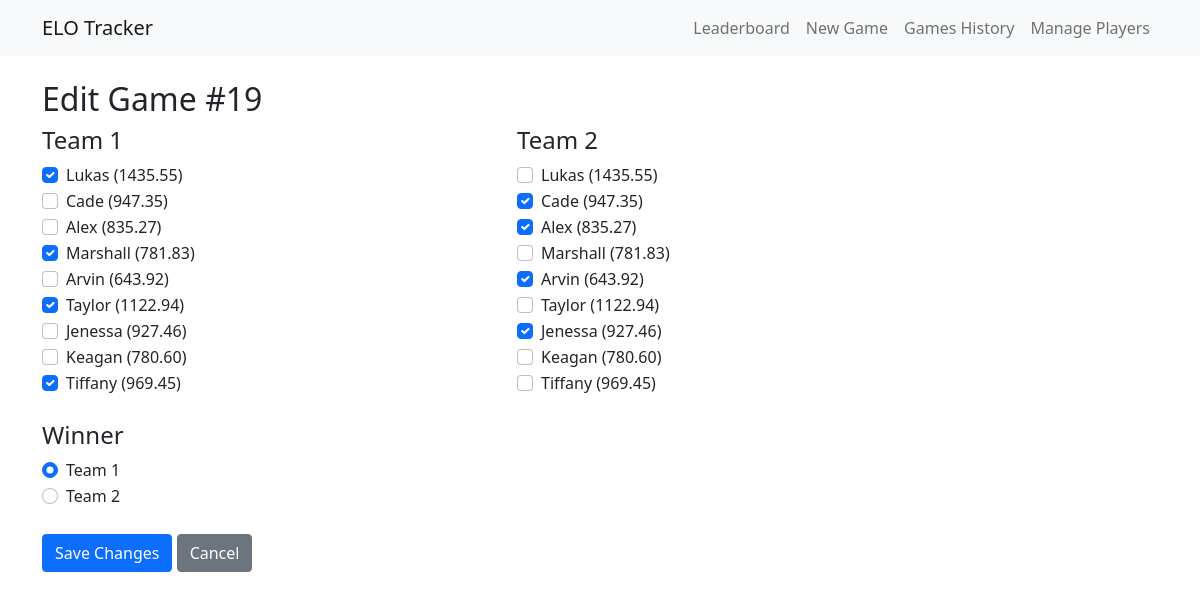
The page /edit_game/19 on the database its author committed.
### models.py (models this page shows)
class Game(db.Model):
    id = db.Column(db.Integer, primary_key=True)
    date = db.Column(db.DateTime, default=datetime.utcnow)
    team1_players = db.Column(db.String(200))  # Store as comma-separated player IDs
    team2_players = db.Column(db.String(200))
    winner = db.Column(db.Integer)  # 1 or 2
    sequence = db.Column(db.Integer)  # To track game order for recalculation

class Player(db.Model):
    id = db.Column(db.Integer, primary_key=True)
    name = db.Column(db.String(80), unique=True, nullable=False)
    elo = db.Column(db.Float, default=1000)
    starting_elo = db.Column(db.Float, default=1000)

### app.py (the view, shortened to what this page needs)
@app.route('/edit_game/<int:game_id>', methods=['GET', 'POST'])
def edit_game(game_id):
    game = Game.query.get_or_404(game_id)
    players = Player.query.all()
    team1_ids = game.team1_players.split(',')
    team2_ids = game.team2_players.split(',')
    return render_template('edit_game.html',
                          game=game,
                          players=players,
                          team1_ids=team1_ids,
                          team2_ids=team2_ids)

### templates/edit_game.html
{% extends "base.html" %}
{% block content %}
<h2>Edit Game #{{ game.sequence }}</h2>
<form method="POST">
    <div class="row">
        <div class="col-md-5">
            <h4>Team 1</h4>
            {% for player in players %}
            <div class="form-check">
                <input class="form-check-input" type="checkbox" name="team1" value="{{ player.id }}" id="team1_{{ player.id }}"
                       {% if player.id|string in team1_ids %}checked{% endif %}>
                <label class="form-check-label" for="team1_{{ player.id }}">
                    {{ player.name }} ({{ "%.2f"|format(player.elo) }})
                </label>
            </div>
            {% endfor %}
        </div>
        <div class="col-md-5">
            <h4>Team 2</h4>
            {% for player in players %}
            <div class="form-check">
                <input class="form-check-input" type="checkbox" name="team2" value="{{ player.id }}" id="team2_{{ player.id }}"
                       {% if player.id|string in team2_ids %}checked{% endif %}>
                <label class="form-check-label" for="team2_{{ player.id }}">
                    {{ player.name }} ({{ "%.2f"|format(player.elo) }})
                </label>
            </div>
            {% endfor %}
        </div>
    </div>
    <div class="mt-4">
        <h4>Winner</h4>
        <div class="form-check">
            <input class="form-check-input" type="radio" name="winner" value="1" id="winner1" {% if game.winner == 1 %}checked{% endif %} required>
            <label class="form-check-label" for="winner1">Team 1</label>
        </div>
        <div class="form-check">
            <input class="form-check-input" type="radio" name="winner" value="2" id="winner2" {% if game.winner == 2 %}checked{% endif %}>
            <label class="form-check-label" for="winner2">Team 2</label>
        </div>
    </div>
    <button type="submit" class="btn btn-primary mt-4">Save Changes</button>
    <a href="{{ url_for('games') }}" class="btn btn-secondary mt-4">Cancel</a>
</form>
{% endblock %}

### rows shown on the page
Game: sequence "19", winner "☑ Team 1", winner "☐ Team 2"
Player: team1 "☑", name "Lukas", elo "1435.55"
Player: name "Cade", elo "947.35", team2 "☑"
Player: name "Alex", elo "835.27", team2 "☑"
Player: team1 "☑", name "Marshall", elo "781.83"
Player: name "Arvin", elo "643.92", team2 "☑"
Player: team1 "☑", name "Taylor", elo "1122.94"
Player: name "Jenessa", elo "927.46", team2 "☑"
Player: name "Keagan", elo "780.60"
Player: team1 "☑", name "Tiffany", elo "969.45"
